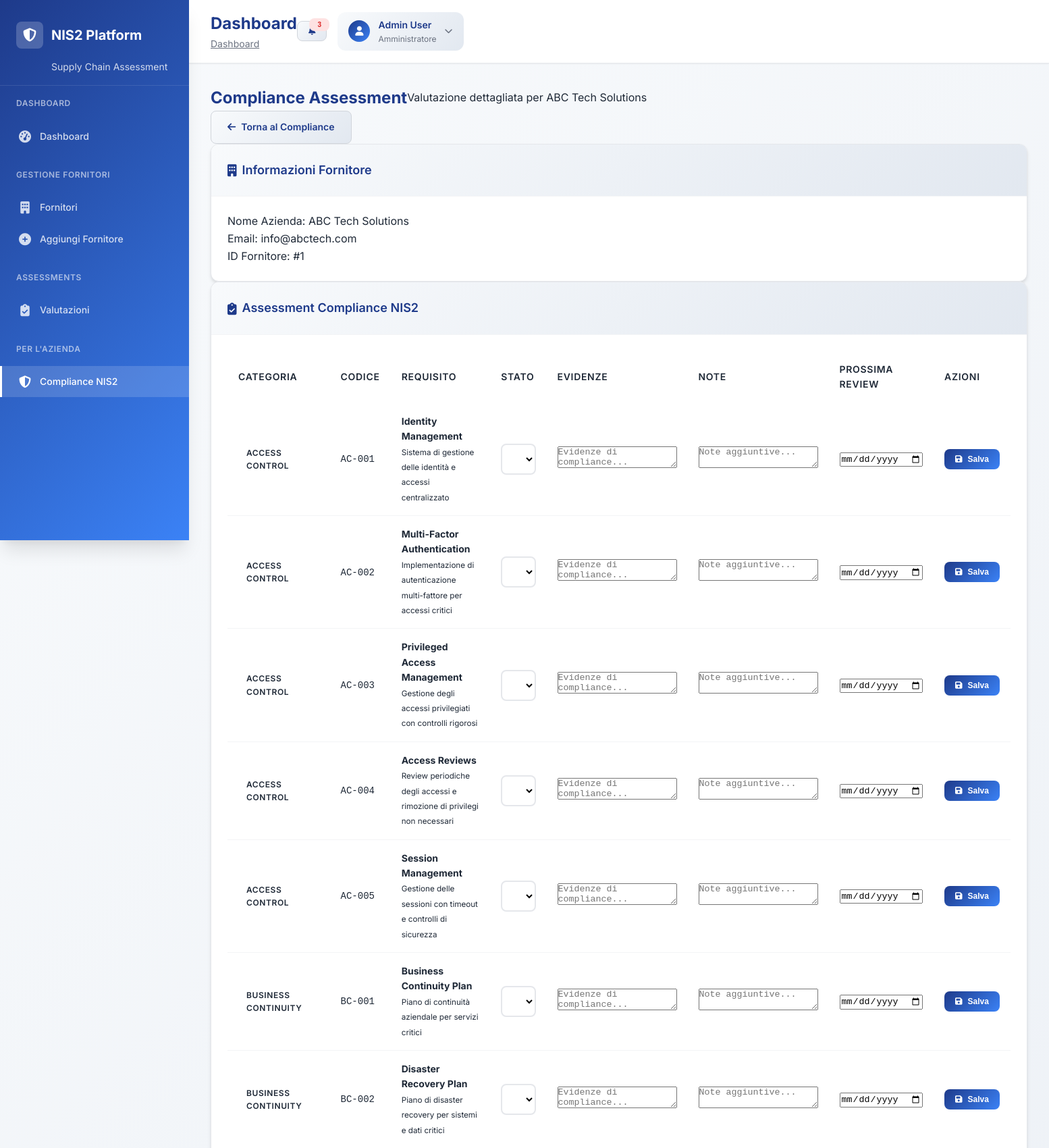
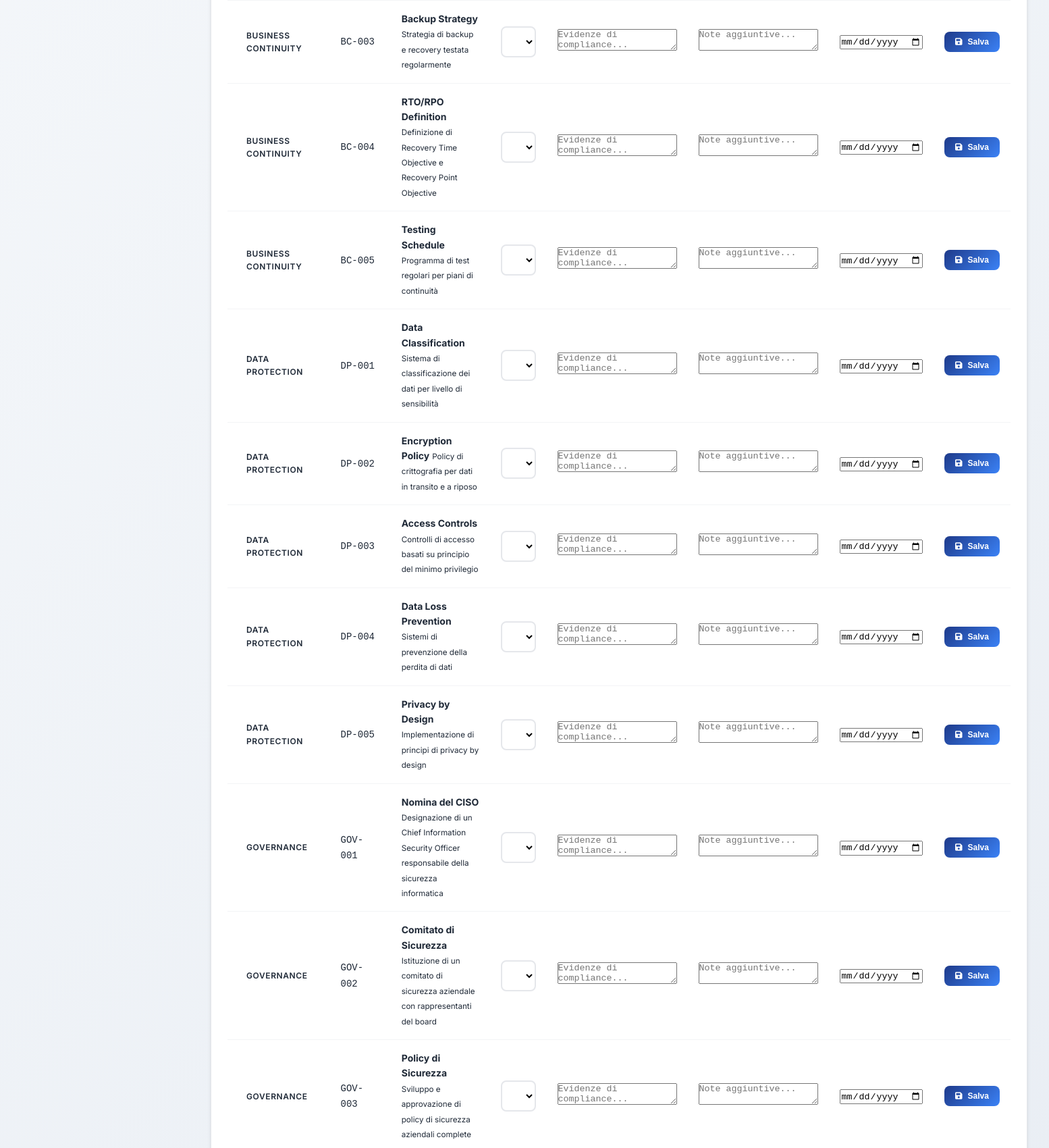
The app's page /compliance/supplier/1 (signed in, upper part) with its own data (2 pictures, top to bottom).
### tables this page shows
CREATE TABLE suppliers (
            id INTEGER PRIMARY KEY AUTOINCREMENT,
            name TEXT NOT NULL,
            email TEXT NOT NULL,
            company_id INTEGER NOT NULL,
            compliance_score INTEGER,
            risk_level TEXT,
            assessment_date TIMESTAMP,
            assessment_token TEXT,
            created_at TIMESTAMP DEFAULT CURRENT_TIMESTAMP, address TEXT, city TEXT,
            FOREIGN KEY (company_id) REFERENCES companies (id)
        );

CREATE TABLE compliance_requirements (
    id INTEGER PRIMARY KEY AUTOINCREMENT,
    category TEXT NOT NULL,
    requirement_code TEXT UNIQUE NOT NULL,
    title TEXT NOT NULL,
    description TEXT,
    nis2_article TEXT,
    risk_level TEXT CHECK(risk_level IN ('LOW', 'MEDIUM', 'HIGH', 'CRITICAL')),
    implementation_priority INTEGER DEFAULT 1,
    created_at TIMESTAMP DEFAULT CURRENT_TIMESTAMP
);

### main_dev.py (the view)
@app.get("/compliance/supplier/{supplier_id}")
async def supplier_compliance(request: Request, supplier_id: int):
    user = await get_current_user(request)
    if not user:
        return RedirectResponse(url="/company-login")
    conn = sqlite3.connect('nis2_supply_chain.db')
    cursor = conn.cursor()
    cursor.execute("SELECT name, email FROM suppliers WHERE id = ?", (supplier_id,))
    supplier = cursor.fetchone()
    if not supplier:
        conn.close()
        raise HTTPException(status_code=404, detail="Fornitore non trovato")
    cursor.execute("""
        SELECT
            cr.category, cr.requirement_code, cr.title, cr.description,
            cr.risk_level, cr.implementation_priority,
            ca.compliance_status, ca.evidence, ca.notes, ca.next_review_date
        FROM compliance_requirements cr
        LEFT JOIN compliance_assessments ca ON cr.id = ca.requirement_id AND ca.supplier_id = ?
        ORDER BY cr.category, cr.implementation_priority, cr.requirement_code
    """, (supplier_id,))
    assessments = cursor.fetchall()
    cursor.execute("""
        SELECT
            cr.requirement_code, cr.title, cg.gap_description,
            cg.impact_level, cg.remediation_plan, cg.estimated_cost,
            cg.timeline_days, cg.status
        FROM compliance_gaps cg
        JOIN compliance_requirements cr ON cg.requirement_id = cr.id
        WHERE cg.supplier_id = ?
        ORDER BY cg.impact_level DESC, cg.created_at DESC
    """, (supplier_id,))
    gaps = cursor.fetchall()
    conn.close()
    return templates.TemplateResponse("supplier_compliance.html", {
        "request": request,
        "supplier": {"id": supplier_id, "name": supplier[0], "email": supplier[1]},
        "assessments": assessments,
        "gaps": gaps
    })

### templates/supplier_compliance.html (shortened to what this page needs)
{% extends "professional_base.html" %}
{% block content %}
<div class="content-wrapper">
    <div class="content-header">
        <div class="header-content">
            <h1 class="page-title">Compliance Assessment</h1>
            <p class="page-subtitle">Valutazione dettagliata per {{ supplier.name }}</p>
        </div>
        <div class="header-actions">
            <a href="/compliance" class="btn btn-secondary">
                <i class="fas fa-arrow-left"></i>
                Torna al Compliance
            </a>
        </div>
    </div>
    <div class="content-body">
        <div class="card">
            <div class="card-header">
                <h3 class="card-title">
                    <i class="fas fa-building"></i>
                    Informazioni Fornitore
                </h3>
            </div>
            <div class="card-body">
                <div class="info-grid">
                    <div class="info-item">
                        <label>Nome Azienda:</label>
                        <span>{{ supplier.name }}</span>
                    </div>
                    <div class="info-item">
                        <label>Email:</label>
                        <span>{{ supplier.email }}</span>
                    </div>
                    <div class="info-item">
                        <label>ID Fornitore:</label>
                        <span>#{{ supplier.id }}</span>
                    </div>
                </div>
            </div>
        </div>
        <div class="card">
            <div class="card-header">
                <h3 class="card-title">
                    <i class="fas fa-clipboard-check"></i>
                    Assessment Compliance NIS2
                </h3>
            </div>
            <div class="card-body">
                <form method="POST" action="/compliance/assessment">
                    <div class="table-responsive">
                        <table class="table">
                            <thead>
                                <tr>
                                    <th>Categoria</th>
                                    <th>Codice</th>
                                    <th>Requisito</th>
                                    <th>Stato</th>
                                    <th>Evidenze</th>
                                    <th>Note</th>
                                    <th>Prossima Review</th>
                                    <th>Azioni</th>
                                </tr>
                            </thead>
                            <tbody>
                                {% for assessment in assessments %}
                                <tr>
                                    <td>
                                        <span class="badge badge-category">{{ assessment[0] }}</span>
                                    </td>
                                    <td>
                                        <code>{{ assessment[1] }}</code>
                                    </td>
                                    <td>
                                        <div class="requirement-info">
                                            <strong>{{ assessment[2] }}</strong>
                                            <small>{{ assessment[3] }}</small>
                                        </div>
                                    </td>
                                    <td>
                                        <select name="compliance_status_{{ assessment[8] }}" class="form-select">
                                            <option value="">Non valutato</option>
                                        </select>
                                    </td>
                                    <td>
                                        <textarea name="evidence_{{ assessment[8] }}" class="form-control" rows="2" placeholder="Evidenze di compliance...">{{ assessment[7] or '' }}</textarea>
                                    </td>
                                    <td>
                                        <textarea name="notes_{{ assessment[8] }}" class="form-control" rows="2" placeholder="Note aggiuntive...">{{ assessment[8] or '' }}</textarea>
                                    </td>
                                    <td>
                                        <input type="date" name="next_review_{{ assessment[8] }}" class="form-control" value="{{ assessment[9] or '' }}">
                                    </td>
                                    <td>
                                        <button type="submit" class="btn btn-primary btn-sm">
                                            <i class="fas fa-save"></i>
                                            Salva
                                        </button>
                                    </td>
                                </tr>
                                {% endfor %}
                            </tbody>
                        </table>
                    </div>
                </form>
            </div>
        </div>
    </div>
</div>
{% endblock %}

### static/css/professional.css (style rules this page uses)
:root { --primary-blue: #1e3a8a; --primary-blue-light: #3b82f6; --primary-blue-dark: #1e40af; --secondary-gray: #6b7280; --accent-green: #059669; --accent-red: #dc2626; --accent-orange: #ea580c; --accent-yellow: #ca8a04; --gradient-primary: linear-gradient(135deg, #1e3a8a 0%, #3b82f6 100%); --gradient-secondary: linear-gradient(135deg, #f8fafc 0%, #e2e8f0 100%); --gradient-success: linear-gradient(135deg, #059669 0%, #10b981 100%); --gradient-danger: linear-gradient(135deg, #dc2626 0%, #ef4444 100%); --shadow-sm: 0 1px 2px 0 rgba(0, 0, 0, 0.05); --shadow-md: 0 4px 6px -1px rgba(0, 0, 0, 0.1), 0 2px 4px -1px rgba(0, 0, 0, 0.06); --shadow-lg: 0 10px 15px -3px rgba(0, 0, 0, 0.1), 0 4px 6px -2px rgba(0, 0, 0, 0.05); --shadow-xl: 0 20px 25px -5px rgba(0, 0, 0, 0.1), 0 10px 10px -5px rgba(0, 0, 0, 0.04); --border-radius: 8px; --border-radius-lg: 12px; --border-radius-xl: 16px; --transition-fast: 0.15s ease-in-out; --transition-normal: 0.3s ease-in-out; --transition-slow: 0.5s ease-in-out; }
* { margin: 0; padding: 0; box-sizing: border-box; }
body { font-family: 'Inter', -apple-system, BlinkMacSystemFont, 'Segoe UI', Roboto, sans-serif; background: linear-gradient(135deg, #f8fafc 0%, #e2e8f0 100%); color: #1f2937; line-height: 1.6; min-height: 100vh; }
.header-content { display: flex; justify-content: between; align-items: center; }
.page-title { font-size: 1.5rem; font-weight: 700; color: var(--primary-blue); }
.card { background: white; border-radius: var(--border-radius-lg); box-shadow: var(--shadow-md); border: 1px solid #e5e7eb; overflow: hidden; transition: var(--transition-normal); }
.card-header { padding: 1.5rem; border-bottom: 1px solid #f3f4f6; background: var(--gradient-secondary); }
.card-title { font-size: 1.125rem; font-weight: 600; color: var(--primary-blue); display: flex; align-items: center; gap: 0.5rem; }
.card-body { padding: 1.5rem; }
.table { width: 100%; border-collapse: collapse; }
.table th { padding: 1rem; text-align: left; font-weight: 600; font-size: 0.875rem; text-transform: uppercase; letter-spacing: 0.05em; }
.table td { padding: 1rem; border-bottom: 1px solid #f3f4f6; font-size: 0.875rem; }
.btn { display: inline-flex; align-items: center; gap: 0.5rem; padding: 0.75rem 1.5rem; border-radius: var(--border-radius); font-weight: 600; font-size: 0.875rem; text-decoration: none; border: none; cursor: pointer; transition: var(--transition-fast); white-space: nowrap; }
.btn-primary { background: var(--gradient-primary); color: white; }
.btn-secondary { background: var(--gradient-secondary); color: var(--primary-blue); border: 1px solid #d1d5db; }
.btn-sm { padding: 0.5rem 1rem; font-size: 0.75rem; }
.badge { display: inline-flex; align-items: center; gap: 0.25rem; padding: 0.25rem 0.75rem; border-radius: var(--border-radius); font-size: 0.75rem; font-weight: 600; text-transform: uppercase; letter-spacing: 0.05em; }
.form-select { width: 100%; padding: 0.75rem 1rem; border: 2px solid #e5e7eb; border-radius: var(--border-radius); font-size: 0.875rem; background: white; cursor: pointer; }
.fade-in { animation: fadeIn 0.5s ease-in-out; }

### records on screen
suppliers: name "ABC Tech Solutions", email "info@abctech.com"
compliance_requirements: category "ACCESS CONTROL", requirement_code "AC-001", title "Identity Management", description "Sistema di gestione delle identità e accessi centralizzato", assessment "Evidenze di compliance...", assessment "Note aggiuntive..."
compliance_requirements: category "ACCESS CONTROL", requirement_code "AC-002", title "Multi-Factor Authentication", description "Implementazione di autenticazione multi-fattore per accessi critici", assessment "Evidenze di compliance...", assessment "Note aggiuntive..."
compliance_requirements: category "ACCESS CONTROL", requirement_code "AC-003", title "Privileged Access Management", description "Gestione degli accessi privilegiati con controlli rigorosi", assessment "Evidenze di compliance...", assessment "Note aggiuntive..."
compliance_requirements: category "ACCESS CONTROL", requirement_code "AC-004", title "Access Reviews", description "Review periodiche degli accessi e rimozione di privilegi non necessari", assessment "Evidenze di compliance...", assessment "Note aggiuntive..."
compliance_requirements: category "ACCESS CONTROL", requirement_code "AC-005", title "Session Management", description "Gestione delle sessioni con timeout e controlli di sicurezza", assessment "Evidenze di compliance...", assessment "Note aggiuntive..."
compliance_requirements: category "BUSINESS CONTINUITY", requirement_code "BC-001", title "Business Continuity Plan", description "Piano di continuità aziendale per servizi critici", assessment "Evidenze di compliance...", assessment "Note aggiuntive..."
compliance_requirements: category "BUSINESS CONTINUITY", requirement_code "BC-002", title "Disaster Recovery Plan", description "Piano di disaster recovery per sistemi e dati critici", assessment "Evidenze di compliance...", assessment "Note aggiuntive..."
compliance_requirements: category "BUSINESS CONTINUITY", requirement_code "BC-003", title "Backup Strategy", description "Strategia di backup e recovery testata regolarmente", assessment "Evidenze di compliance...", assessment "Note aggiuntive..."
compliance_requirements: category "BUSINESS CONTINUITY", requirement_code "BC-004", title "RTO/RPO Definition", description "Definizione di Recovery Time Objective e Recovery Point Objective", assessment "Evidenze di compliance...", assessment "Note aggiuntive..."
compliance_requirements: category "BUSINESS CONTINUITY", requirement_code "BC-005", title "Testing Schedule", description "Programma di test regolari per piani di continuità", assessment "Evidenze di compliance...", assessment "Note aggiuntive..."
compliance_requirements: category "DATA PROTECTION", requirement_code "DP-001", title "Data Classification", description "Sistema di classificazione dei dati per livello di sensibilità", assessment "Evidenze di compliance...", assessment "Note aggiuntive..."
compliance_requirements: category "DATA PROTECTION", requirement_code "DP-002", title "Encryption Policy", description "Policy di crittografia per dati in transito e a riposo", assessment "Evidenze di compliance...", assessment "Note aggiuntive..."
compliance_requirements: category "DATA PROTECTION", requirement_code "DP-003", title "Access Controls", description "Controlli di accesso basati su principio del minimo privilegio", assessment "Evidenze di compliance...", assessment "Note aggiuntive..."
compliance_requirements: category "DATA PROTECTION", requirement_code "DP-004", title "Data Loss Prevention", description "Sistemi di prevenzione della perdita di dati", assessment "Evidenze di compliance...", assessment "Note aggiuntive..."
compliance_requirements: category "DATA PROTECTION", requirement_code "DP-005", title "Privacy by Design", description "Implementazione di principi di privacy by design", assessment "Evidenze di compliance...", assessment "Note aggiuntive..."
compliance_requirements: category "GOVERNANCE", requirement_code "GOV-001", title "Nomina del CISO", description "Designazione di un Chief Information Security Officer responsabile della sicurezza informatica", assessment "Evidenze di compliance...", assessment "Note aggiuntive..."
compliance_requirements: category "GOVERNANCE", requirement_code "GOV-002", title "Comitato di Sicurezza", description "Istituzione di un comitato di sicurezza aziendale con rappresentanti del board", assessment "Evidenze di compliance...", assessment "Note aggiuntive..."
compliance_requirements: category "GOVERNANCE", requirement_code "GOV-003", title "Policy di Sicurezza", description "Sviluppo e approvazione di policy di sicurezza aziendali complete", assessment "Evidenze di compliance...", assessment "Note aggiuntive..."

### other values on screen
{{ supplier.id }} "1"
